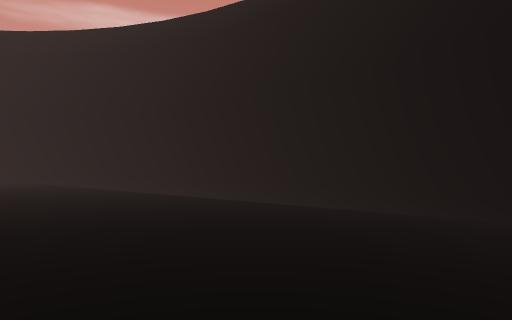
View 1 (above)

22 first-person views from a walk through a level from a Godot 3-D game. The camera is 1.4 m above the floor, looks level and sees 70° across. The floor is counted in squares, 2 m on a side. Each view is taken from the middle of a square. On the plan, view 1 faces up. The plan holds only what a view shows up to about 11 squares ahead; the rest is blank. The place goes on beyond the plan.

View 2
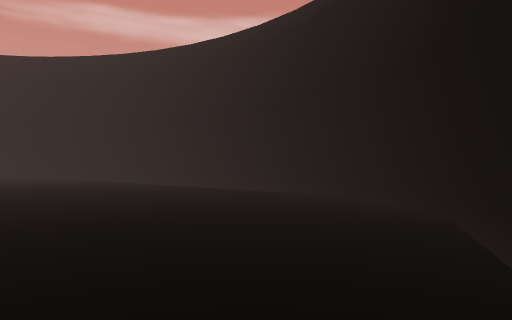

View 3
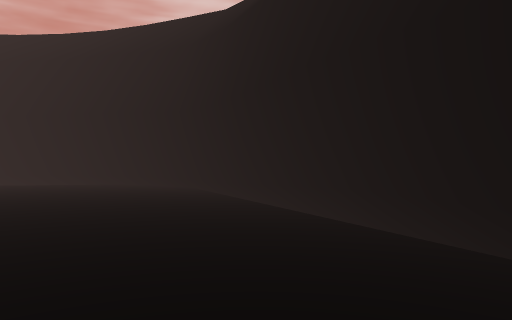

View 4
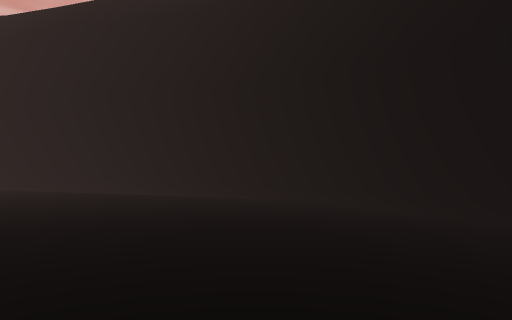

View 5
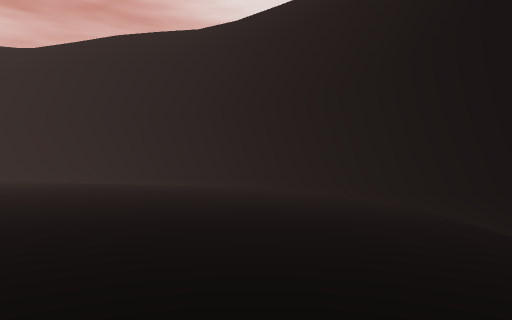

View 6
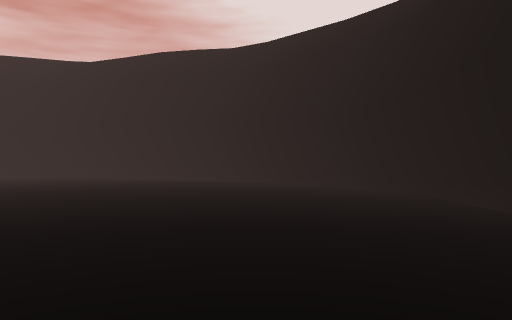

View 7
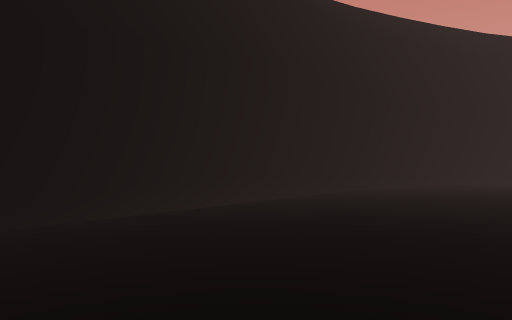

View 8
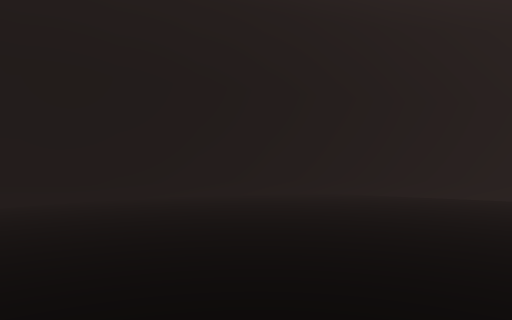

View 9
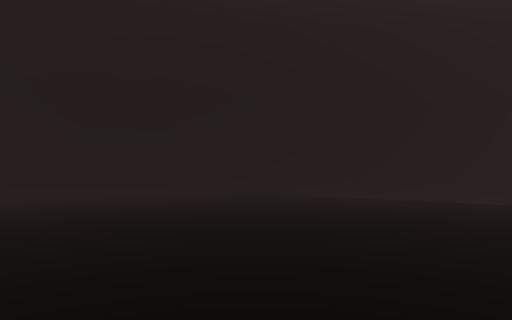

View 10
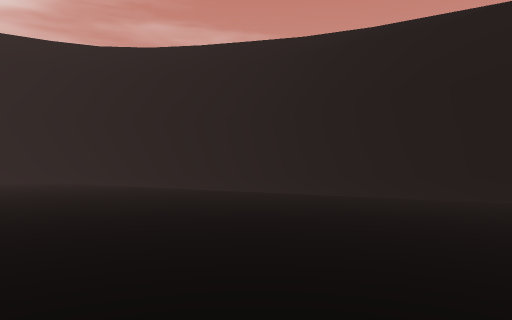

View 11
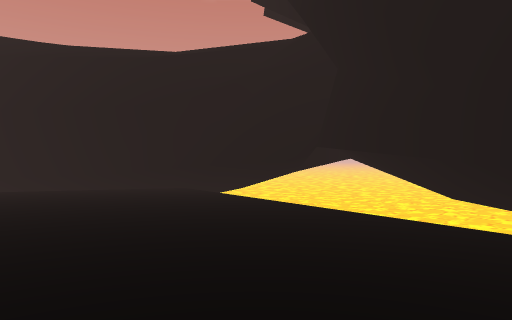

View 12
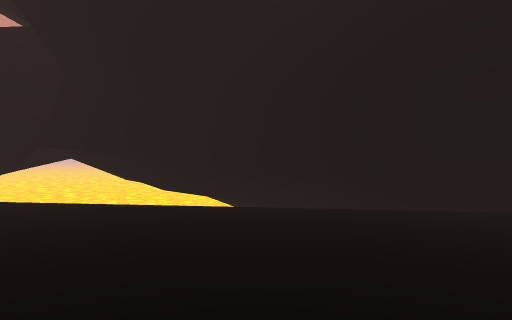

View 13
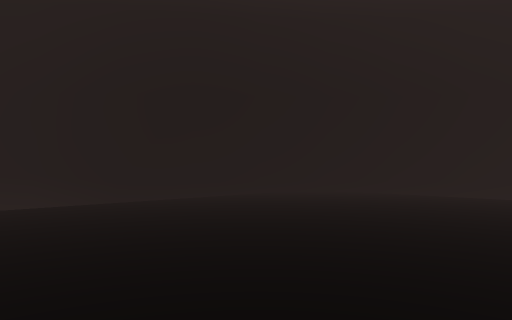

View 14
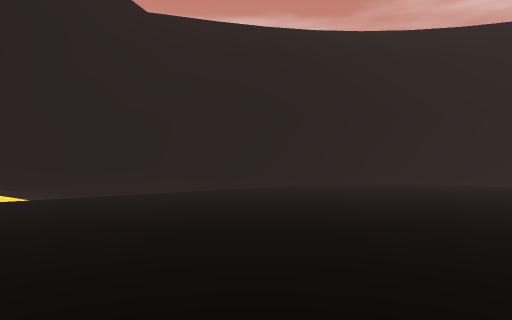

View 15
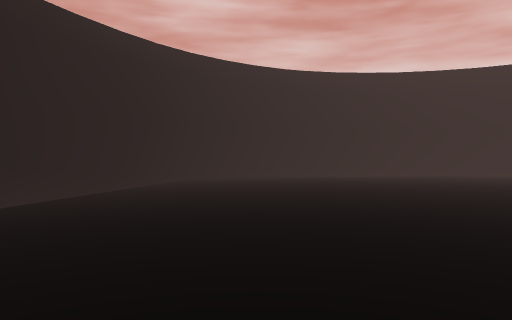

View 16
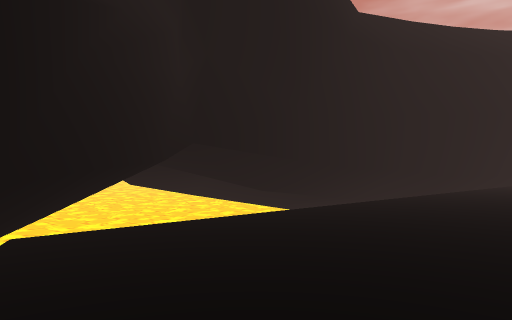

View 17
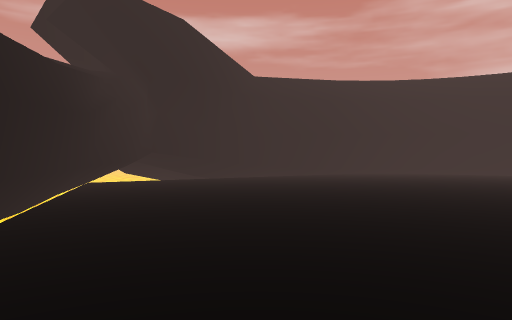

View 18
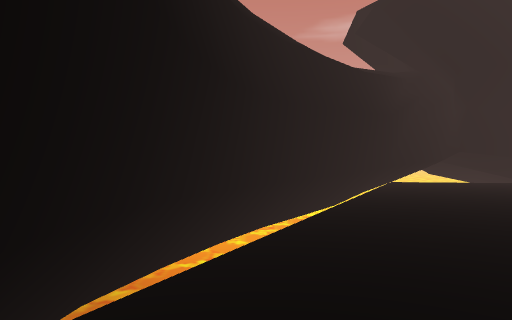

View 19
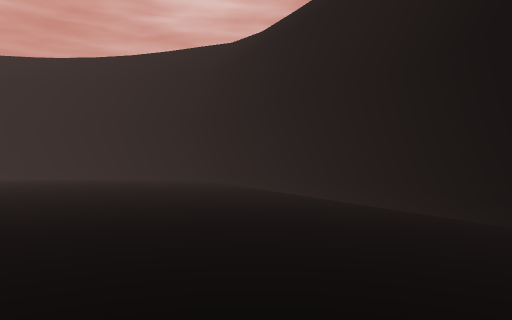

View 20
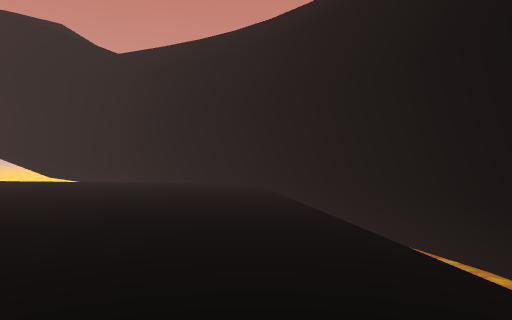

View 21
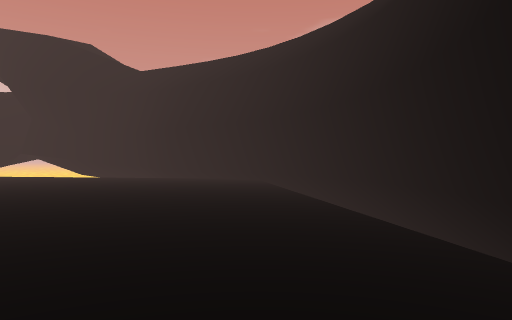

View 22
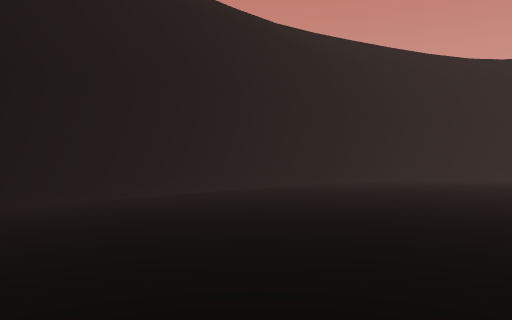

### Floor plan
Key: @ floor where view 1 was taken; # wall or solid block; . floor; = window, fence, low wall or low ledge; ≈ liquid the walk keeps out of; v drop or lower ground.
Columns run from 20 left of view 1 to 3 right of it. Each row starts with its distance up from view 1.
 11        vv ######
 10       #####....####
  9     ##≈ ≈.......≈≈##
  8   ##≈  ≈..........≈≈#
  7  ≈#≈  ≈............≈≈#
  6  #≈ ≈...............≈≈#
  5  # ≈..................#
  4  #≈....................#
  3  #.....................#
  2  #.....................#
  1 v#...........     .....#
  0 v#≈..........    ...@..#
 -1 v#≈.........     ......#
 -2 v# ........     .......#
 -3 v# ........   ........≈#
 -4  v≈≈...... . .........≈#
 -5  v#≈..................#
 -6   v≈.................##
 -7   v##................#
 -8    v#...............#
 -9      ##...........##
-10        ##.......###
-11          =######v

Positions as (right, up) in squares from view 1, and headings:
1: (0, 0), facing up
2: (1, -3), facing up
3: (-2, -6), facing up-right
4: (-6, -7), facing right
5: (-9, -8), facing right
6: (-11, -7), facing right
7: (-3, -6), facing down-left
8: (-9, -4), facing down-left
9: (-10, -3), facing down-left
10: (-12, 4), facing down-left
11: (-10, 5), facing left
12: (-9, 4), facing up-left
13: (-9, 3), facing up
14: (-11, 0), facing up
15: (-16, 0), facing up-right
16: (-17, 0), facing up
17: (-14, -8), facing up
18: (-14, -8), facing up-left
19: (-4, -8), facing up-right
20: (0, 4), facing up-left
21: (2, 2), facing up-left
22: (-2, -4), facing down-left
